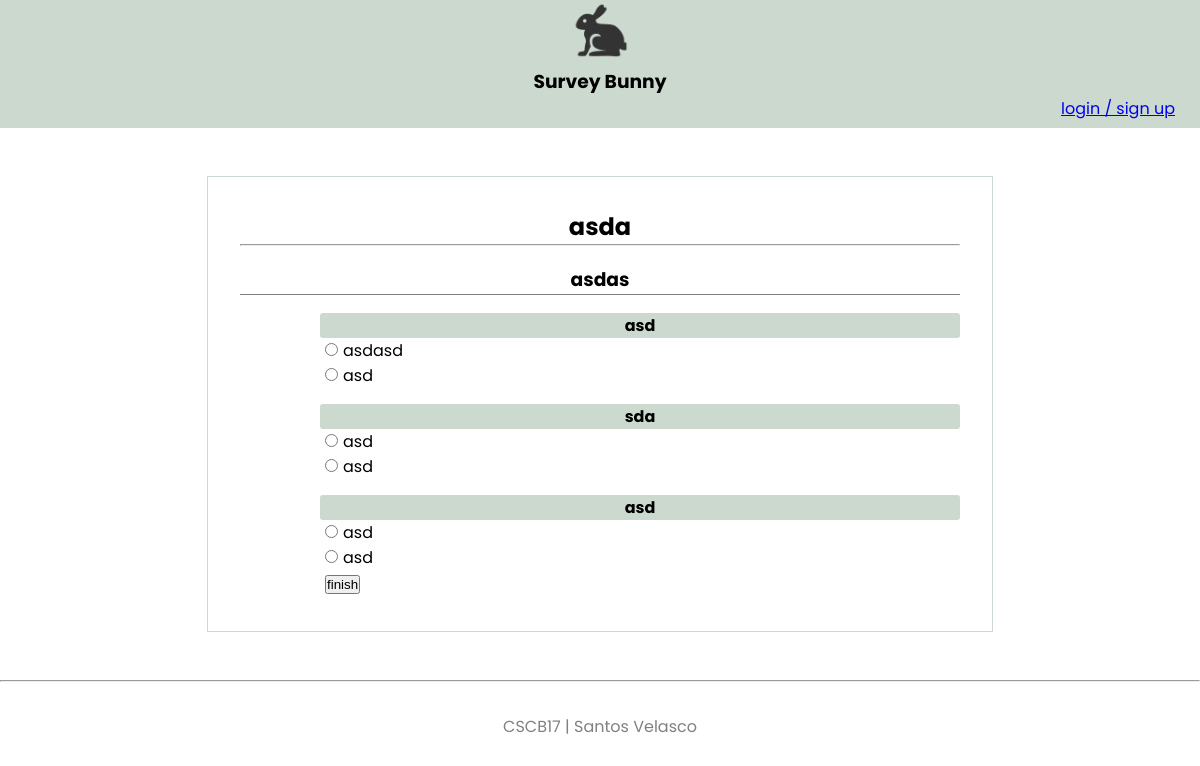
Page /survey/displaysurvey.php?id=7 on the committed database.
### tables this page shows
CREATE TABLE `s_survey` (
  `id_survey` int(11) NOT NULL,
  `id_user` int(11) NOT NULL,
  `title` varchar(100) NOT NULL,
  `description` varchar(225) NOT NULL,
  `questions` varchar(300) NOT NULL,
  `answers` varchar(300) NOT NULL
);

### survey/displaysurvey.php (the view, shortened to what this page needs)
<?php
include_once "./includes/head.php";
$surID = $_GET['id'];
include_once "./includes/connect.php";
$sql = "SELECT * FROM s_survey WHERE id_survey='$surID'";
if ($result = $Conn->query($sql)) {
  $record = $result->fetch_assoc();
  $title = $record['title'];
  $description = $record['description'];
  $questionArray = json_decode($record['questions']);
  $answersArray = json_decode($record['answers']);
echo "<div class='survey-container'>";
echo "<div class='survey-form'>";
echo "<h2>{$title}</h2><hr>";
echo "<h3>{$description}</h3>";
  $i = 0;
  echo "<form action='results.php' method='post'>";
  foreach ($questionArray as $q) {
    echo "<h4>".$q."</h4>";
    foreach ($answersArray[$i] as $key => $value) {
      echo "<input type='radio' name='q{$i}' value='{$value}'>".$value."<br>";
    }
    $i++;
  }
  echo "<input type='submit' name='submit-survey' value='finish'>";
  echo "</form>";
echo "</div>";
echo "</div>";
}
include_once "./includes/footer.php";
 ?>

### survey/css/header.css (style rules this page uses)
body { font-family: 'Poppins', sans-serif; }

### survey/css/display.css (style rules this page uses)
.survey-container { width:100%; margin-top: 3em; text-align: center; }
.survey-form { width:60%; margin-top: 2em; margin-left: auto; margin-right: auto; border:1px solid #CCD9CE; padding: 2em; }
.survey-form h4 { background-color: #CCD9CE; border-radius: 3px; text-align: center; margin-top: 1em; }
.survey-form h3 { border-bottom: 1px solid gray; margin-top: 1em; margin-bottom: 1em; }
.survey-form form { text-align: left; margin-left: 5em; }
.survey-form input { margin:5px; }

### rows in the picture
s_survey: title "asda", description "asdas", questions "asd", answers "asdasd", answers "asd", questions "sda"
